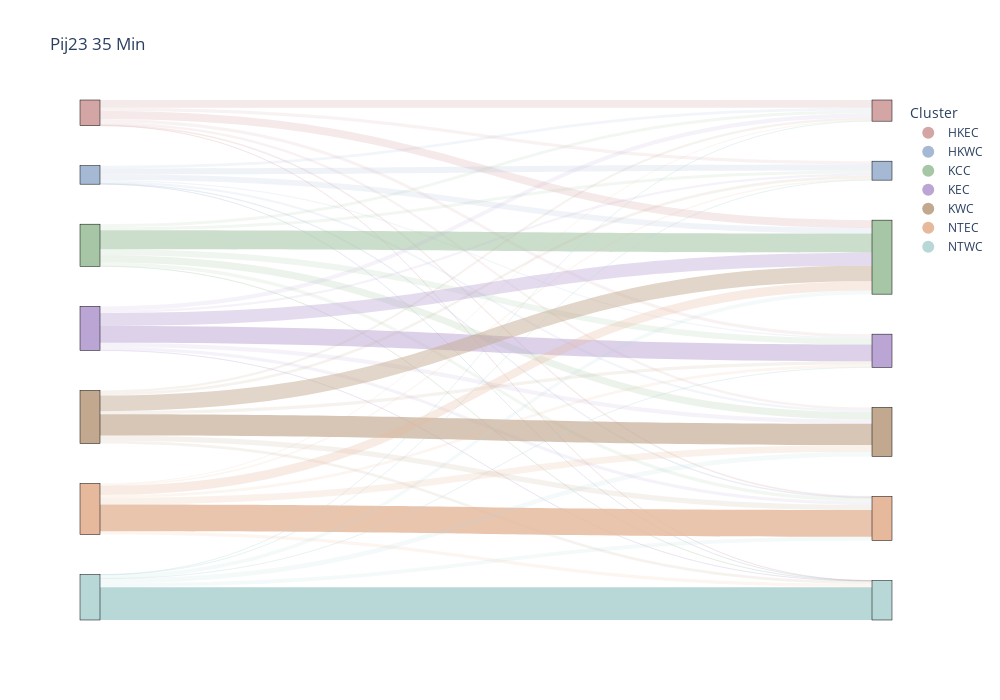
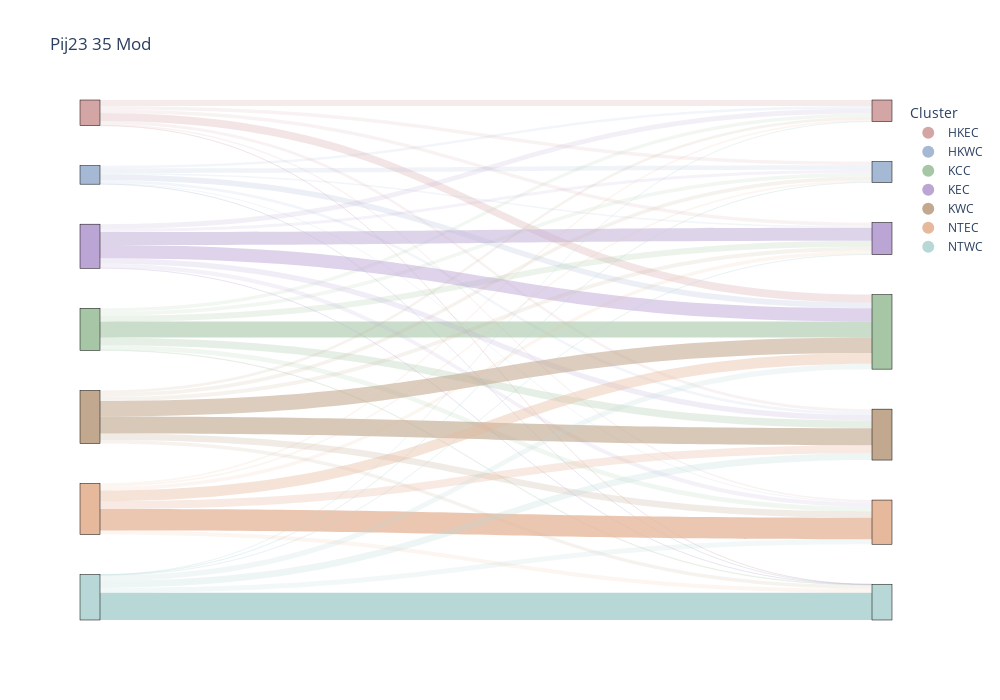
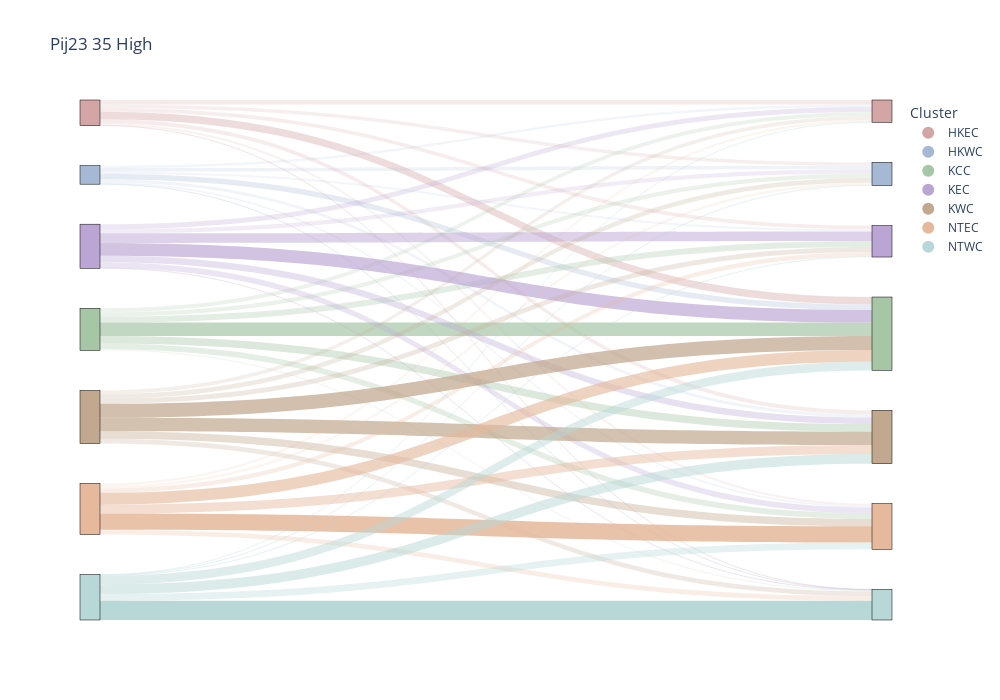
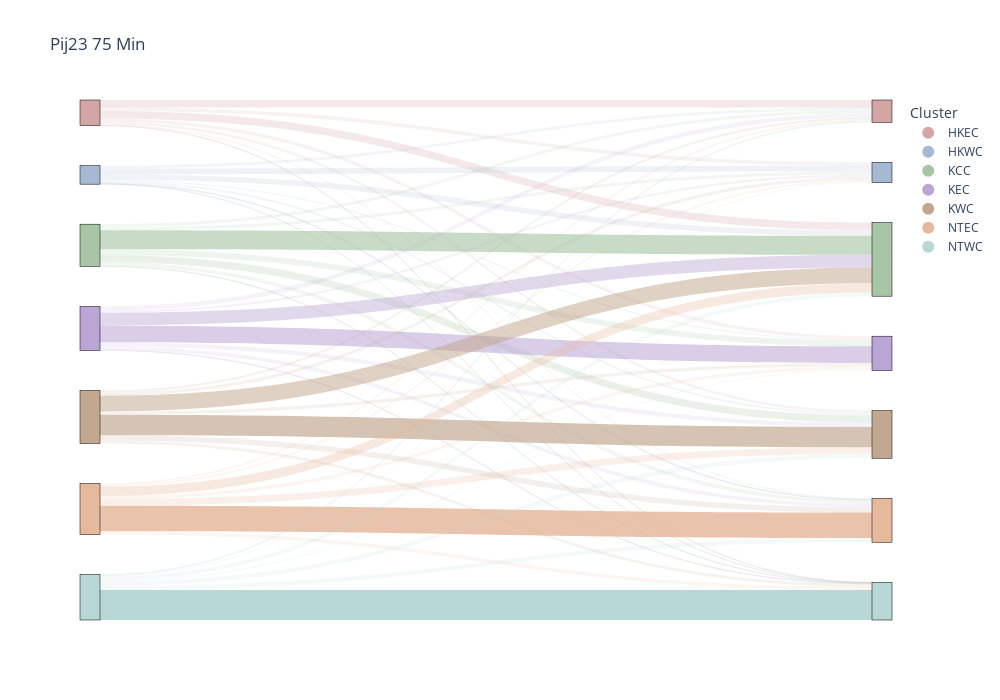

The cell these charts' notebook holds for them, in order:
### Code cell
# Figure: Sensitivity analysis (flows estimation) 
for col in cols_pij23:
    plot_cluster_sankey(flows23_cluster, col, cluster_colors, cluster_order)

### Figure 1 — Plotly figure (JSON) as saved in the notebook; plotly's stock layout.template omitted (floating-point values rounded to 4 significant figures)
{"data": [{"arrangement": "fixed", "link": {"color": ["rgba(212,165,165,0.23)", "rgba(212,165,165,0.15)", "rgba(212,165,165,0.24)", "rgba(212,165,165,0.15)", "rgba(212,165,165,0.15)", "rgba(212,165,165,0.15)", "rgba(212,165,165,0.15)", "rgba(165,184,212,0.15)", "rgba(165,184,212,0.18)", "rgba(165,184,212,0.17)", "rgba(165,184,212,0.15)", "rgba(165,184,212,0.15)", "rgba(165,184,212,0.15)", "rgba(165,184,212,0.15)", "rgba(166,198,165,0.15)", "rgba(166,198,165,0.15)", "rgba(166,198,165,0.58)", "rgba(166,198,165,0.18)", "rgba(166,198,165,0.22)", "rgba(166,198,165,0.15)", "rgba(166,198,165,0.15)", "rgba(187,165,212,0.15)", "rgba(187,165,212,0.15)", "rgba(187,165,212,0.40)", "rgba(187,165,212,0.51)", "rgba(187,165,212,0.15)", "rgba(187,165,212,0.15)", "rgba(187,165,212,0.15)", "rgba(194,168,143,0.15)", "rgba(194,168,143,0.15)", "rgba(194,168,143,0.48)", "rgba(194,168,143,0.15)", "rgba(194,168,143,0.65)", "rgba(194,168,143,0.16)", "rgba(194,168,143,0.15)", "rgba(230,184,156,0.15)", "rgba(230,184,156,0.15)", "rgba(230,184,156,0.28)", "rgba(230,184,156,0.15)", "rgba(230,184,156,0.20)", "rgba(230,184,156,0.81)", "rgba(230,184,156,0.15)", "rgba(183,216,214,0.15)", "rgba(183,216,214,0.15)", "rgba(183,216,214,0.15)", "rgba(183,216,214,0.15)", "rgba(183,216,214,0.15)", "rgba(183,216,214,0.15)", "rgba(183,216,214,1.00)"], "source": [0, 0, 0, 0, 0, 0, 0, 1, 1, 1, 1, 1, 1, 1, 2, 2, 2, 2, 2, 2, 2, 3, 3, 3, 3, 3, 3, 3, 4, 4, 4, 4, 4, 4, 4, 5, 5, 5, 5, 5, 5, 5, 6, 6, 6, 6, 6, 6, 6], "target": [7, 8, 9, 10, 11, 12, 13, 7, 8, 9, 10, 11, 12, 13, 7, 8, 9, 10, 11, 12, 13, 7, 8, 9, 10, 11, 12, 13, 7, 8, 9, 10, 11, 12, 13, 7, 8, 9, 10, 11, 12, 13, 7, 8, 9, 10, 11, 12, 13], "value": [205400.0, 89610.0, 208800.0, 86920.0, 66310.0, 25500.0, 1666.0, 74590.0, 157100.0, 150100.0, 31250.0, 59450.0, 19260.0, 1935.0, 81850.0, 80720.0, 508200.0, 156000.0, 196500.0, 93630.0, 8409.0, 112800.0, 60280.0, 346800.0, 449800.0, 114400.0, 88440.0, 2658.0, 56510.0, 77470.0, 418000.0, 82070.0, 566400.0, 138800.0, 73730.0, 29670.0, 33430.0, 246300.0, 75660.0, 178800.0, 710100.0, 87090.0, 3647.0, 7020.0, 95090.0, 5995.0, 123500.0, 100900.0, 876500.0]}, "node": {"color": ["#D4A5A5", "#A5B8D4", "#A6C6A5", "#BBA5D4", "#C2A88F", "#E6B89C", "#B7D8D6", "#D4A5A5", "#A5B8D4", "#A6C6A5", "#BBA5D4", "#C2A88F", "#E6B89C", "#B7D8D6"], "label": ["", "", "", "", "", "", "", "", "", "", "", "", "", ""], "line": {"color": "black", "width": 0.5}, "pad": 40, "thickness": 20}, "type": "sankey"}, {"marker": {"color": "#D4A5A5", "size": 12}, "mode": "markers", "name": "HKEC", "type": "scatter", "x": [null], "y": [null]}, {"marker": {"color": "#A5B8D4", "size": 12}, "mode": "markers", "name": "HKWC", "type": "scatter", "x": [null], "y": [null]}, {"marker": {"color": "#A6C6A5", "size": 12}, "mode": "markers", "name": "KCC", "type": "scatter", "x": [null], "y": [null]}, {"marker": {"color": "#BBA5D4", "size": 12}, "mode": "markers", "name": "KEC", "type": "scatter", "x": [null], "y": [null]}, {"marker": {"color": "#C2A88F", "size": 12}, "mode": "markers", "name": "KWC", "type": "scatter", "x": [null], "y": [null]}, {"marker": {"color": "#E6B89C", "size": 12}, "mode": "markers", "name": "NTEC", "type": "scatter", "x": [null], "y": [null]}, {"marker": {"color": "#B7D8D6", "size": 12}, "mode": "markers", "name": "NTWC", "type": "scatter", "x": [null], "y": [null]}], "layout": {"font": {"size": 12}, "height": 700, "legend": {"title": {"text": "Cluster"}}, "paper_bgcolor": "white", "plot_bgcolor": "white", "title": {"text": "Pij23 35 Min"}, "width": 1000, "xaxis": {"visible": false}, "yaxis": {"visible": false}}}

### Figure 2 — Plotly figure (JSON) as saved in the notebook; plotly's stock layout.template omitted (floating-point values rounded to 4 significant figures)
{"data": [{"arrangement": "fixed", "link": {"color": ["rgba(212,165,165,0.22)", "rgba(212,165,165,0.15)", "rgba(212,165,165,0.29)", "rgba(212,165,165,0.15)", "rgba(212,165,165,0.15)", "rgba(212,165,165,0.15)", "rgba(212,165,165,0.15)", "rgba(165,184,212,0.15)", "rgba(165,184,212,0.17)", "rgba(165,184,212,0.21)", "rgba(165,184,212,0.15)", "rgba(165,184,212,0.15)", "rgba(165,184,212,0.15)", "rgba(165,184,212,0.15)", "rgba(166,198,165,0.15)", "rgba(166,198,165,0.15)", "rgba(166,198,165,0.59)", "rgba(166,198,165,0.22)", "rgba(166,198,165,0.28)", "rgba(166,198,165,0.17)", "rgba(166,198,165,0.15)", "rgba(187,165,212,0.18)", "rgba(187,165,212,0.15)", "rgba(187,165,212,0.49)", "rgba(187,165,212,0.48)", "rgba(187,165,212,0.20)", "rgba(187,165,212,0.16)", "rgba(187,165,212,0.15)", "rgba(194,168,143,0.15)", "rgba(194,168,143,0.15)", "rgba(194,168,143,0.57)", "rgba(194,168,143,0.15)", "rgba(194,168,143,0.63)", "rgba(194,168,143,0.23)", "rgba(194,168,143,0.15)", "rgba(230,184,156,0.15)", "rgba(230,184,156,0.15)", "rgba(230,184,156,0.39)", "rgba(230,184,156,0.15)", "rgba(230,184,156,0.29)", "rgba(230,184,156,0.79)", "rgba(230,184,156,0.15)", "rgba(183,216,214,0.15)", "rgba(183,216,214,0.15)", "rgba(183,216,214,0.20)", "rgba(183,216,214,0.15)", "rgba(183,216,214,0.25)", "rgba(183,216,214,0.19)", "rgba(183,216,214,1.00)"], "source": [0, 0, 0, 0, 0, 0, 0, 1, 1, 1, 1, 1, 1, 1, 2, 2, 2, 2, 2, 2, 2, 3, 3, 3, 3, 3, 3, 3, 4, 4, 4, 4, 4, 4, 4, 5, 5, 5, 5, 5, 5, 5, 6, 6, 6, 6, 6, 6, 6], "target": [7, 8, 9, 10, 11, 12, 13, 7, 8, 9, 10, 11, 12, 13, 7, 8, 9, 10, 11, 12, 13, 7, 8, 9, 10, 11, 12, 13, 7, 8, 9, 10, 11, 12, 13, 7, 8, 9, 10, 11, 12, 13, 7, 8, 9, 10, 11, 12, 13], "value": [156900.0, 93780.0, 209800.0, 97830.0, 84760.0, 38220.0, 2894.0, 71430.0, 122600.0, 153700.0, 42050.0, 72090.0, 28560.0, 3292.0, 96710.0, 100100.0, 427400.0, 159900.0, 205200.0, 120600.0, 15470.0, 128800.0, 81910.0, 355300.0, 344100.0, 144900.0, 115500.0, 4640.0, 75380.0, 100100.0, 409900.0, 106400.0, 457800.0, 169000.0, 94360.0, 41940.0, 47780.0, 284500.0, 97410.0, 210700.0, 570300.0, 108400.0, 5295.0, 10070.0, 146300.0, 8761.0, 182000.0, 135800.0, 724400.0]}, "node": {"color": ["#D4A5A5", "#A5B8D4", "#A6C6A5", "#BBA5D4", "#C2A88F", "#E6B89C", "#B7D8D6", "#D4A5A5", "#A5B8D4", "#A6C6A5", "#BBA5D4", "#C2A88F", "#E6B89C", "#B7D8D6"], "label": ["", "", "", "", "", "", "", "", "", "", "", "", "", ""], "line": {"color": "black", "width": 0.5}, "pad": 40, "thickness": 20}, "type": "sankey"}, {"marker": {"color": "#D4A5A5", "size": 12}, "mode": "markers", "name": "HKEC", "type": "scatter", "x": [null], "y": [null]}, {"marker": {"color": "#A5B8D4", "size": 12}, "mode": "markers", "name": "HKWC", "type": "scatter", "x": [null], "y": [null]}, {"marker": {"color": "#A6C6A5", "size": 12}, "mode": "markers", "name": "KCC", "type": "scatter", "x": [null], "y": [null]}, {"marker": {"color": "#BBA5D4", "size": 12}, "mode": "markers", "name": "KEC", "type": "scatter", "x": [null], "y": [null]}, {"marker": {"color": "#C2A88F", "size": 12}, "mode": "markers", "name": "KWC", "type": "scatter", "x": [null], "y": [null]}, {"marker": {"color": "#E6B89C", "size": 12}, "mode": "markers", "name": "NTEC", "type": "scatter", "x": [null], "y": [null]}, {"marker": {"color": "#B7D8D6", "size": 12}, "mode": "markers", "name": "NTWC", "type": "scatter", "x": [null], "y": [null]}], "layout": {"font": {"size": 12}, "height": 700, "legend": {"title": {"text": "Cluster"}}, "paper_bgcolor": "white", "plot_bgcolor": "white", "title": {"text": "Pij23 35 Mod"}, "width": 1000, "xaxis": {"visible": false}, "yaxis": {"visible": false}}}

### Figure 3 — Plotly figure (JSON) as saved in the notebook; plotly's stock layout.template omitted (floating-point values rounded to 4 significant figures)
{"data": [{"arrangement": "fixed", "link": {"color": ["rgba(212,165,165,0.23)", "rgba(212,165,165,0.18)", "rgba(212,165,165,0.39)", "rgba(212,165,165,0.20)", "rgba(212,165,165,0.21)", "rgba(212,165,165,0.15)", "rgba(212,165,165,0.15)", "rgba(165,184,212,0.15)", "rgba(165,184,212,0.18)", "rgba(165,184,212,0.28)", "rgba(165,184,212,0.15)", "rgba(165,184,212,0.16)", "rgba(165,184,212,0.15)", "rgba(165,184,212,0.15)", "rgba(166,198,165,0.21)", "rgba(166,198,165,0.23)", "rgba(166,198,165,0.69)", "rgba(166,198,165,0.31)", "rgba(166,198,165,0.40)", "rgba(166,198,165,0.30)", "rgba(166,198,165,0.15)", "rgba(187,165,212,0.27)", "rgba(187,165,212,0.21)", "rgba(187,165,212,0.66)", "rgba(187,165,212,0.50)", "rgba(187,165,212,0.35)", "rgba(187,165,212,0.29)", "rgba(187,165,212,0.15)", "rgba(194,168,143,0.19)", "rgba(194,168,143,0.24)", "rgba(194,168,143,0.73)", "rgba(194,168,143,0.26)", "rgba(194,168,143,0.70)", "rgba(194,168,143,0.39)", "rgba(194,168,143,0.25)", "rgba(230,184,156,0.15)", "rgba(230,184,156,0.15)", "rgba(230,184,156,0.62)", "rgba(230,184,156,0.24)", "rgba(230,184,156,0.46)", "rgba(230,184,156,0.85)", "rgba(230,184,156,0.25)", "rgba(183,216,214,0.15)", "rgba(183,216,214,0.15)", "rgba(183,216,214,0.45)", "rgba(183,216,214,0.15)", "rgba(183,216,214,0.50)", "rgba(183,216,214,0.35)", "rgba(183,216,214,1.00)"], "source": [0, 0, 0, 0, 0, 0, 0, 1, 1, 1, 1, 1, 1, 1, 2, 2, 2, 2, 2, 2, 2, 3, 3, 3, 3, 3, 3, 3, 4, 4, 4, 4, 4, 4, 4, 5, 5, 5, 5, 5, 5, 5, 6, 6, 6, 6, 6, 6, 6], "target": [7, 8, 9, 10, 11, 12, 13, 7, 8, 9, 10, 11, 12, 13, 7, 8, 9, 10, 11, 12, 13, 7, 8, 9, 10, 11, 12, 13, 7, 8, 9, 10, 11, 12, 13, 7, 8, 9, 10, 11, 12, 13, 7, 8, 9, 10, 11, 12, 13], "value": [118800.0, 93070.0, 199600.0, 102200.0, 105200.0, 59540.0, 5835.0, 65960.0, 93010.0, 145600.0, 55690.0, 83130.0, 44020.0, 6306.0, 108700.0, 115500.0, 355100.0, 157700.0, 203900.0, 153000.0, 31460.0, 135600.0, 109500.0, 337300.0, 256000.0, 177200.0, 150200.0, 9413.0, 98400.0, 123300.0, 375700.0, 133200.0, 356300.0, 199200.0, 126900.0, 59950.0, 68890.0, 314900.0, 121200.0, 237000.0, 432900.0, 126200.0, 8060.0, 15250.0, 227700.0, 13570.0, 257100.0, 179600.0, 511300.0]}, "node": {"color": ["#D4A5A5", "#A5B8D4", "#A6C6A5", "#BBA5D4", "#C2A88F", "#E6B89C", "#B7D8D6", "#D4A5A5", "#A5B8D4", "#A6C6A5", "#BBA5D4", "#C2A88F", "#E6B89C", "#B7D8D6"], "label": ["", "", "", "", "", "", "", "", "", "", "", "", "", ""], "line": {"color": "black", "width": 0.5}, "pad": 40, "thickness": 20}, "type": "sankey"}, {"marker": {"color": "#D4A5A5", "size": 12}, "mode": "markers", "name": "HKEC", "type": "scatter", "x": [null], "y": [null]}, {"marker": {"color": "#A5B8D4", "size": 12}, "mode": "markers", "name": "HKWC", "type": "scatter", "x": [null], "y": [null]}, {"marker": {"color": "#A6C6A5", "size": 12}, "mode": "markers", "name": "KCC", "type": "scatter", "x": [null], "y": [null]}, {"marker": {"color": "#BBA5D4", "size": 12}, "mode": "markers", "name": "KEC", "type": "scatter", "x": [null], "y": [null]}, {"marker": {"color": "#C2A88F", "size": 12}, "mode": "markers", "name": "KWC", "type": "scatter", "x": [null], "y": [null]}, {"marker": {"color": "#E6B89C", "size": 12}, "mode": "markers", "name": "NTEC", "type": "scatter", "x": [null], "y": [null]}, {"marker": {"color": "#B7D8D6", "size": 12}, "mode": "markers", "name": "NTWC", "type": "scatter", "x": [null], "y": [null]}], "layout": {"font": {"size": 12}, "height": 700, "legend": {"title": {"text": "Cluster"}}, "paper_bgcolor": "white", "plot_bgcolor": "white", "title": {"text": "Pij23 35 High"}, "width": 1000, "xaxis": {"visible": false}, "yaxis": {"visible": false}}}

### Figure 4 — Plotly figure (JSON) as saved in the notebook; plotly's stock layout.template omitted (floating-point values rounded to 4 significant figures)
{"data": [{"arrangement": "fixed", "link": {"color": ["rgba(212,165,165,0.25)", "rgba(212,165,165,0.15)", "rgba(212,165,165,0.26)", "rgba(212,165,165,0.15)", "rgba(212,165,165,0.15)", "rgba(212,165,165,0.15)", "rgba(212,165,165,0.15)", "rgba(165,184,212,0.15)", "rgba(165,184,212,0.19)", "rgba(165,184,212,0.18)", "rgba(165,184,212,0.15)", "rgba(165,184,212,0.15)", "rgba(165,184,212,0.15)", "rgba(165,184,212,0.15)", "rgba(166,198,165,0.15)", "rgba(166,198,165,0.15)", "rgba(166,198,165,0.63)", "rgba(166,198,165,0.19)", "rgba(166,198,165,0.24)", "rgba(166,198,165,0.15)", "rgba(166,198,165,0.15)", "rgba(187,165,212,0.15)", "rgba(187,165,212,0.15)", "rgba(187,165,212,0.43)", "rgba(187,165,212,0.55)", "rgba(187,165,212,0.15)", "rgba(187,165,212,0.15)", "rgba(187,165,212,0.15)", "rgba(194,168,143,0.15)", "rgba(194,168,143,0.15)", "rgba(194,168,143,0.52)", "rgba(194,168,143,0.15)", "rgba(194,168,143,0.68)", "rgba(194,168,143,0.18)", "rgba(194,168,143,0.15)", "rgba(230,184,156,0.15)", "rgba(230,184,156,0.15)", "rgba(230,184,156,0.31)", "rgba(230,184,156,0.15)", "rgba(230,184,156,0.22)", "rgba(230,184,156,0.84)", "rgba(230,184,156,0.15)", "rgba(183,216,214,0.15)", "rgba(183,216,214,0.15)", "rgba(183,216,214,0.15)", "rgba(183,216,214,0.15)", "rgba(183,216,214,0.15)", "rgba(183,216,214,0.15)", "rgba(183,216,214,1.00)"], "source": [0, 0, 0, 0, 0, 0, 0, 1, 1, 1, 1, 1, 1, 1, 2, 2, 2, 2, 2, 2, 2, 3, 3, 3, 3, 3, 3, 3, 4, 4, 4, 4, 4, 4, 4, 5, 5, 5, 5, 5, 5, 5, 6, 6, 6, 6, 6, 6, 6], "target": [7, 8, 9, 10, 11, 12, 13, 7, 8, 9, 10, 11, 12, 13, 7, 8, 9, 10, 11, 12, 13, 7, 8, 9, 10, 11, 12, 13, 7, 8, 9, 10, 11, 12, 13, 7, 8, 9, 10, 11, 12, 13, 7, 8, 9, 10, 11, 12, 13], "value": [201800.0, 88260.0, 205600.0, 85440.0, 65660.0, 29160.0, 8257.0, 73140.0, 154400.0, 147500.0, 30660.0, 58790.0, 22150.0, 7052.0, 81400.0, 80320.0, 505500.0, 155000.0, 195500.0, 93560.0, 13990.0, 111300.0, 59600.0, 341900.0, 443000.0, 113800.0, 91250.0, 14180.0, 61970.0, 80870.0, 417100.0, 87640.0, 545200.0, 146900.0, 73180.0, 41750.0, 46080.0, 245800.0, 84900.0, 176500.0, 676700.0, 89300.0, 23950.0, 30280.0, 99200.0, 31150.0, 114000.0, 113000.0, 800900.0]}, "node": {"color": ["#D4A5A5", "#A5B8D4", "#A6C6A5", "#BBA5D4", "#C2A88F", "#E6B89C", "#B7D8D6", "#D4A5A5", "#A5B8D4", "#A6C6A5", "#BBA5D4", "#C2A88F", "#E6B89C", "#B7D8D6"], "label": ["", "", "", "", "", "", "", "", "", "", "", "", "", ""], "line": {"color": "black", "width": 0.5}, "pad": 40, "thickness": 20}, "type": "sankey"}, {"marker": {"color": "#D4A5A5", "size": 12}, "mode": "markers", "name": "HKEC", "type": "scatter", "x": [null], "y": [null]}, {"marker": {"color": "#A5B8D4", "size": 12}, "mode": "markers", "name": "HKWC", "type": "scatter", "x": [null], "y": [null]}, {"marker": {"color": "#A6C6A5", "size": 12}, "mode": "markers", "name": "KCC", "type": "scatter", "x": [null], "y": [null]}, {"marker": {"color": "#BBA5D4", "size": 12}, "mode": "markers", "name": "KEC", "type": "scatter", "x": [null], "y": [null]}, {"marker": {"color": "#C2A88F", "size": 12}, "mode": "markers", "name": "KWC", "type": "scatter", "x": [null], "y": [null]}, {"marker": {"color": "#E6B89C", "size": 12}, "mode": "markers", "name": "NTEC", "type": "scatter", "x": [null], "y": [null]}, {"marker": {"color": "#B7D8D6", "size": 12}, "mode": "markers", "name": "NTWC", "type": "scatter", "x": [null], "y": [null]}], "layout": {"font": {"size": 12}, "height": 700, "legend": {"title": {"text": "Cluster"}}, "paper_bgcolor": "white", "plot_bgcolor": "white", "title": {"text": "Pij23 75 Min"}, "width": 1000, "xaxis": {"visible": false}, "yaxis": {"visible": false}}}
